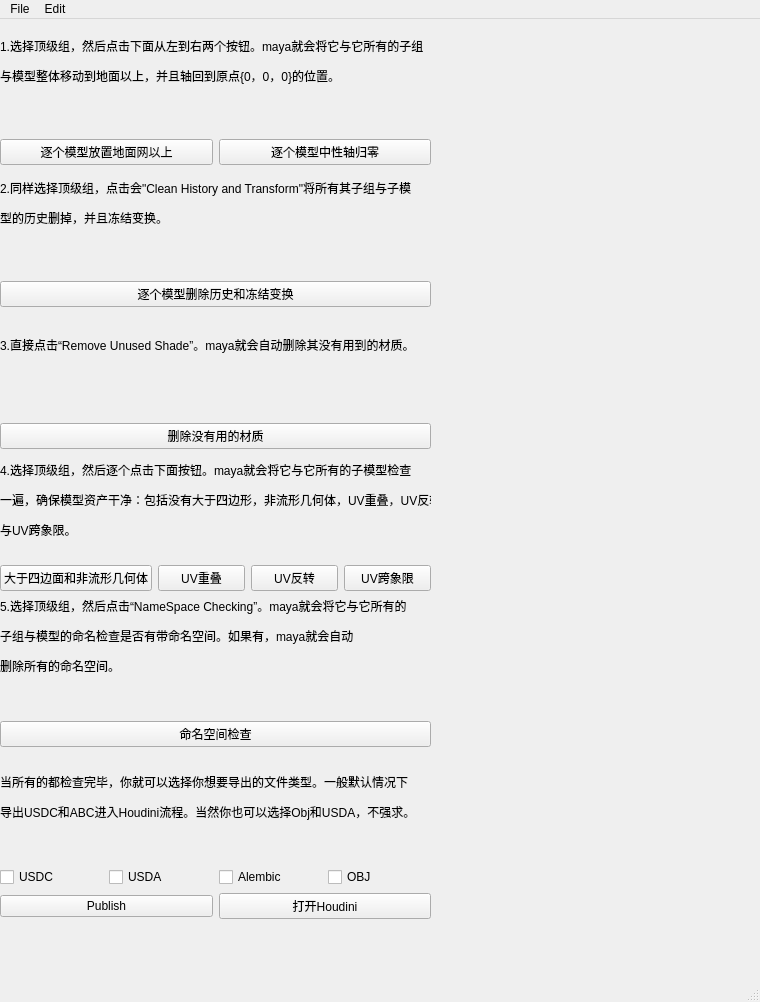
<?xml version="1.0" encoding="UTF-8"?>
<ui version="4.0">
 <class>PublishTool</class>
 <widget class="QMainWindow" name="PublishTool">
  <property name="geometry">
   <rect>
    <x>0</x>
    <y>0</y>
    <width>760</width>
    <height>1002</height>
   </rect>
  </property>
  <property name="windowTitle">
   <string>MainWindow</string>
  </property>
  <widget class="QWidget" name="centralwidget">
   <widget class="QWidget" name="layoutWidget">
    <property name="geometry">
     <rect>
      <x>0</x>
      <y>10</y>
      <width>431</width>
      <height>890</height>
     </rect>
    </property>
    <layout class="QGridLayout" name="gridLayout_2">
     <item row="3" column="1">
      <layout class="QVBoxLayout" name="verticalLayout_6">
       <item>
        <widget class="QLabel" name="DetectModelInfo">
         <property name="text">
          <string>&lt;html&gt;&lt;head/&gt;&lt;body&gt;&lt;p&gt;4.选择顶级组，然后逐个点击下面按钮。maya就会将它与它所有的子模型检查&lt;/p&gt;&lt;p&gt;一遍，确保模型资产干净：包括没有大于四边形，非流形几何体，UV重叠，UV反转&lt;/p&gt;&lt;p&gt;与UV跨象限。&lt;br/&gt;&lt;/p&gt;&lt;/body&gt;&lt;/html&gt;</string>
         </property>
        </widget>
       </item>
       <item>
        <layout class="QHBoxLayout" name="horizontalLayout_4">
         <item>
          <widget class="QPushButton" name="NgonAndManifold">
           <property name="text">
            <string>大于四边面和非流形几何体</string>
           </property>
          </widget>
         </item>
         <item>
          <widget class="QPushButton" name="UVOverlap">
           <property name="text">
            <string>UV重叠</string>
           </property>
          </widget>
         </item>
         <item>
          <widget class="QPushButton" name="UVFlip">
           <property name="text">
            <string>UV反转</string>
           </property>
          </widget>
         </item>
         <item>
          <widget class="QPushButton" name="UVCross">
           <property name="text">
            <string>UV跨象限</string>
           </property>
          </widget>
         </item>
        </layout>
       </item>
      </layout>
     </item>
     <item row="0" column="1">
      <layout class="QVBoxLayout" name="verticalLayout_2">
       <item>
        <widget class="QLabel" name="OriginalPivotInfo">
         <property name="text">
          <string>&lt;html&gt;&lt;head/&gt;&lt;body&gt;&lt;p&gt;1.选择顶级组，然后点击下面从左到右两个按钮。maya就会将它与它所有的子组&lt;/p&gt;&lt;p&gt;与模型整体移动到地面以上，并且轴回到原点{0，0，0}的位置。&lt;/p&gt;&lt;p&gt;&lt;br/&gt;&lt;/p&gt;&lt;/body&gt;&lt;/html&gt;</string>
         </property>
        </widget>
       </item>
       <item>
        <layout class="QHBoxLayout" name="horizontalLayout_5">
         <item>
          <widget class="QPushButton" name="AboveToGridButton">
           <property name="text">
            <string>逐个模型放置地面网以上</string>
           </property>
          </widget>
         </item>
         <item>
          <widget class="QPushButton" name="OriginalPivotButton">
           <property name="text">
            <string>逐个模型中性轴归零</string>
           </property>
          </widget>
         </item>
        </layout>
       </item>
      </layout>
     </item>
     <item row="5" column="1">
      <spacer name="horizontalSpacer">
       <property name="orientation">
        <enum>Qt::Orientation::Horizontal</enum>
       </property>
       <property name="sizeHint" stdset="0">
        <size>
         <width>40</width>
         <height>20</height>
        </size>
       </property>
      </spacer>
     </item>
     <item row="1" column="1">
      <layout class="QVBoxLayout" name="verticalLayout_3">
       <item>
        <widget class="QLabel" name="CleanHistoryInfo">
         <property name="text">
          <string>&lt;html&gt;&lt;head/&gt;&lt;body&gt;&lt;p&gt;2.同样选择顶级组，点击会&amp;quot;Clean History and Transform&amp;quot;将所有其子组与子模&lt;/p&gt;&lt;p&gt;型的历史删掉，并且冻结变换。&lt;/p&gt;&lt;p&gt;&lt;br/&gt;&lt;/p&gt;&lt;/body&gt;&lt;/html&gt;</string>
         </property>
        </widget>
       </item>
       <item>
        <widget class="QPushButton" name="CleanHistoryButton">
         <property name="text">
          <string>逐个模型删除历史和冻结变换</string>
         </property>
        </widget>
       </item>
      </layout>
     </item>
     <item row="2" column="1">
      <layout class="QVBoxLayout" name="verticalLayout_4">
       <item>
        <widget class="QLabel" name="UnusedShadeInfo">
         <property name="text">
          <string>&lt;html&gt;&lt;head/&gt;&lt;body&gt;&lt;p&gt;3.直接点击“Remove Unused Shade”。maya就会自动删除其没有用到的材质。&lt;/p&gt;&lt;p&gt;&lt;br/&gt;&lt;/p&gt;&lt;/body&gt;&lt;/html&gt;</string>
         </property>
        </widget>
       </item>
       <item>
        <widget class="QPushButton" name="UnusedShadeButton">
         <property name="text">
          <string>删除没有用的材质</string>
         </property>
        </widget>
       </item>
      </layout>
     </item>
     <item row="4" column="1">
      <layout class="QVBoxLayout" name="verticalLayout_7">
       <item>
        <widget class="QLabel" name="NameSpaceInfo">
         <property name="text">
          <string>&lt;html&gt;&lt;head/&gt;&lt;body&gt;&lt;p&gt;5.选择顶级组，然后点击“NameSpace Checking”。maya就会将它与它所有的&lt;/p&gt;&lt;p&gt;子组与模型的命名检查是否有带命名空间。如果有，maya就会自动&lt;/p&gt;&lt;p&gt;删除所有的命名空间。&lt;/p&gt;&lt;p&gt;&lt;br/&gt;&lt;/p&gt;&lt;/body&gt;&lt;/html&gt;</string>
         </property>
        </widget>
       </item>
       <item>
        <widget class="QPushButton" name="NameSpaceButton">
         <property name="text">
          <string>命名空间检查</string>
         </property>
        </widget>
       </item>
      </layout>
     </item>
     <item row="6" column="1">
      <layout class="QVBoxLayout" name="verticalLayout_8">
       <item>
        <widget class="QLabel" name="PublishInfo">
         <property name="text">
          <string>&lt;html&gt;&lt;head/&gt;&lt;body&gt;&lt;p&gt;当所有的都检查完毕，你就可以选择你想要导出的文件类型。一般默认情况下&lt;/p&gt;&lt;p&gt;导出USDC和ABC进入Houdini流程。当然你也可以选择Obj和USDA，不强求。&lt;/p&gt;&lt;p&gt;&lt;br/&gt;&lt;/p&gt;&lt;/body&gt;&lt;/html&gt;</string>
         </property>
        </widget>
       </item>
       <item>
        <layout class="QHBoxLayout" name="horizontalLayout_3">
         <item>
          <widget class="QCheckBox" name="USDCTag">
           <property name="text">
            <string>USDC</string>
           </property>
          </widget>
         </item>
         <item>
          <widget class="QCheckBox" name="USDATag">
           <property name="text">
            <string>USDA</string>
           </property>
          </widget>
         </item>
         <item>
          <widget class="QCheckBox" name="AlembicTag">
           <property name="text">
            <string>Alembic</string>
           </property>
          </widget>
         </item>
         <item>
          <widget class="QCheckBox" name="OBJTag">
           <property name="text">
            <string>OBJ</string>
           </property>
          </widget>
         </item>
        </layout>
       </item>
       <item>
        <layout class="QHBoxLayout" name="horizontalLayout_2">
         <item>
          <widget class="QPushButton" name="PublishInfoButton">
           <property name="text">
            <string>Publish</string>
           </property>
          </widget>
         </item>
         <item>
          <widget class="QPushButton" name="OpenHoudiniButton">
           <property name="text">
            <string>打开Houdini</string>
           </property>
          </widget>
         </item>
        </layout>
       </item>
       <item>
        <layout class="QHBoxLayout" name="horizontalLayout"/>
       </item>
      </layout>
     </item>
    </layout>
   </widget>
  </widget>
  <widget class="QStatusBar" name="statusbar"/>
  <widget class="QMenuBar" name="menubar">
   <property name="geometry">
    <rect>
     <x>0</x>
     <y>0</y>
     <width>760</width>
     <height>22</height>
    </rect>
   </property>
   <widget class="QMenu" name="menuFile">
    <property name="title">
     <string>File</string>
    </property>
    <addaction name="actionOpen_Project_Folder"/>
   </widget>
   <widget class="QMenu" name="menuEdit">
    <property name="title">
     <string>Edit</string>
    </property>
    <addaction name="actionReset_Options"/>
   </widget>
   <addaction name="menuFile"/>
   <addaction name="menuEdit"/>
  </widget>
  <action name="actionReset_Setting">
   <property name="text">
    <string>Reset Settings</string>
   </property>
  </action>
  <action name="action">
   <property name="text">
    <string>Open Project Folder</string>
   </property>
  </action>
  <action name="actionOpen_Project_Folder">
   <property name="text">
    <string>Open Project Folder</string>
   </property>
  </action>
  <action name="actionReset_Options">
   <property name="text">
    <string>Reset Options</string>
   </property>
  </action>
 </widget>
 <resources/>
 <connections/>
</ui>
